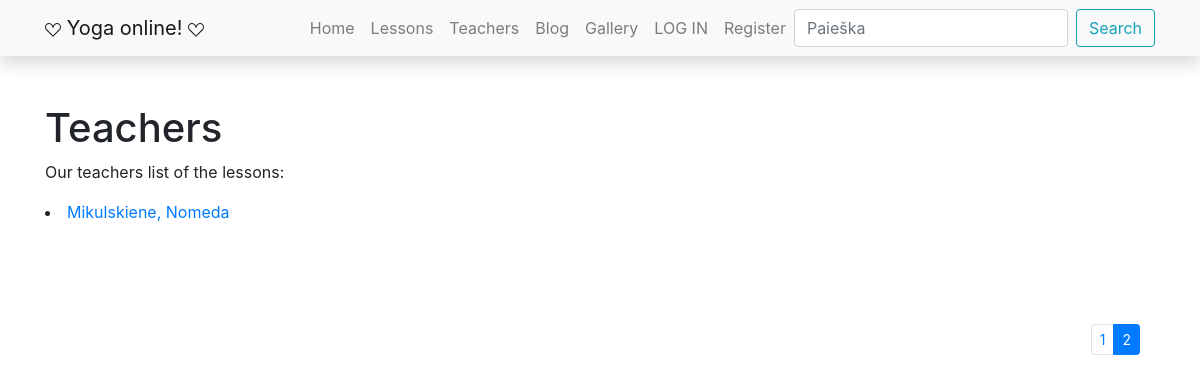
The app's page /yoga/teachers/?page=2, older data.
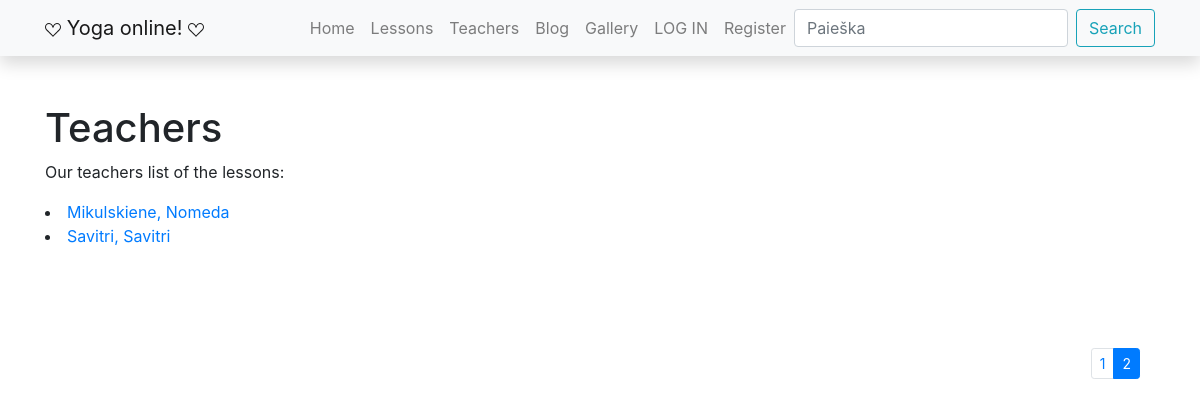
The same page, newer data.
### yoga/models.py (models this page shows, shortened)
class Teacher(models.Model):
    first_name = models.CharField('Name', max_length=100)
    last_name = models.CharField('Surname', max_length=100)
    description = HTMLField(default="cia turi buti pamokos aprasymas")
    def display_lessons(self):
        return ', '.join([lesson.title for lesson in self.lessons.all()][:3]) + "..."
    display_lessons.short_description = 'Lessons'
    class Meta:
        ordering = ['last_name', 'first_name']
    def __str__(self):
        return f'{self.last_name}, {self.first_name}'

### yoga/views.py (the view)
# urls.py: path('teachers/', views.teachers, name='teachers'),
def teachers(request):
    paginator = Paginator(Teacher.objects.all(), 2)
    page_number = request.GET.get('page')
    paged_teachers = paginator.get_page(page_number)
    context = {
        'teachers': paged_teachers
    }
    return render(request, 'teachers.html', context=context)

### yoga/templates/teachers.html
{% extends "base.html" %}
{% block content %}
<h1>Teachers</h1>
<p>Our teachers list of the lessons: </p>
{% for teacher_obj in teachers %}
<li><a href="{% url 'teacher-detail' teacher_obj.id  %}">
    {{teacher_obj}} </a></li>
{% endfor %}
<div class="container puslapiai">
    <nav aria-label="...">
        {% if teachers.has_other_pages %}
            <ul class="pagination pagination-sm justify-content-end">
                {% for i in teachers.paginator.page_range %}
                    {% if teachers.number == i %}
                        <li class="page-item active">
                            <a class="page-link">{{ i }}</a>
                        </li>
                    {% else %}
                        <li class="page-item">
                            <a class="page-link" href="?page={{ i }}">{{ i }}</a>
                        </li>
                    {% endif %}
                {% endfor %}
            </ul>
        {% endif %}
    </nav>
</div>
{% endblock %}

Row changes from the older to the newer data that the page shows:
added Teacher: last_name+first_name "Savitri, Savitri"
